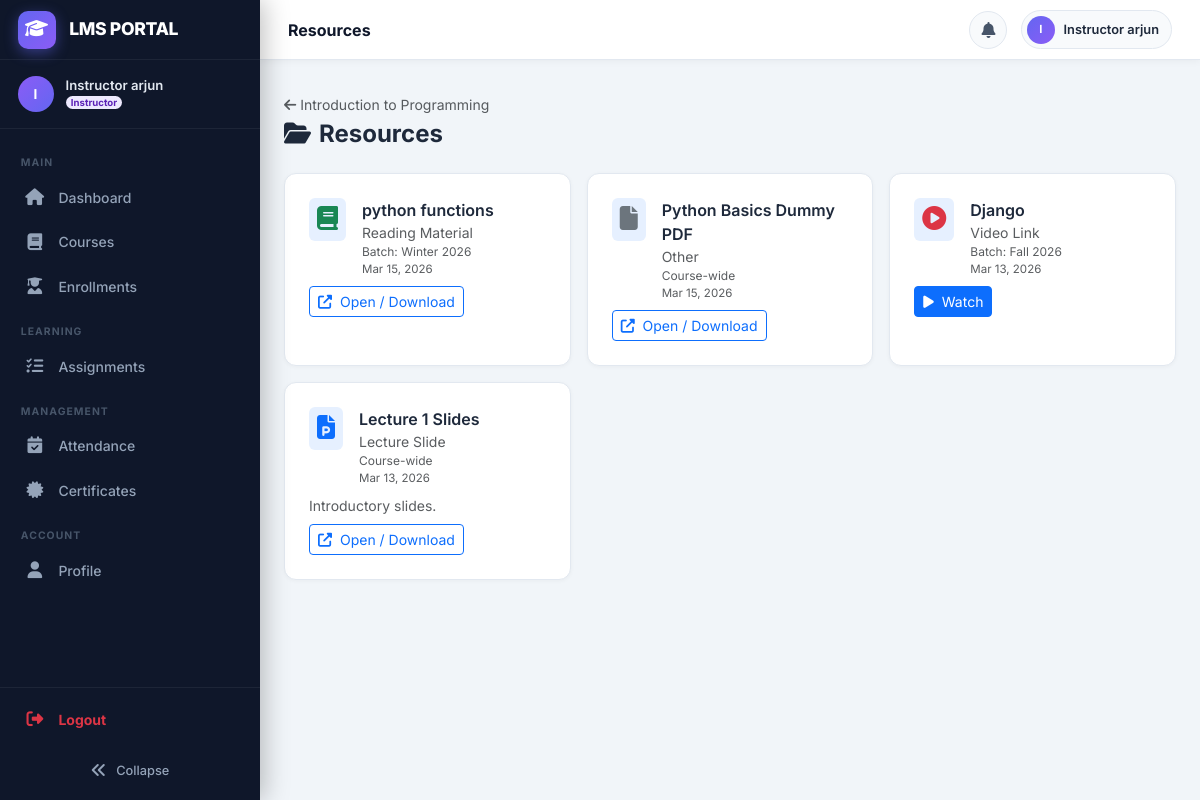
The app's page /resources/course/1/ (signed in), older data.
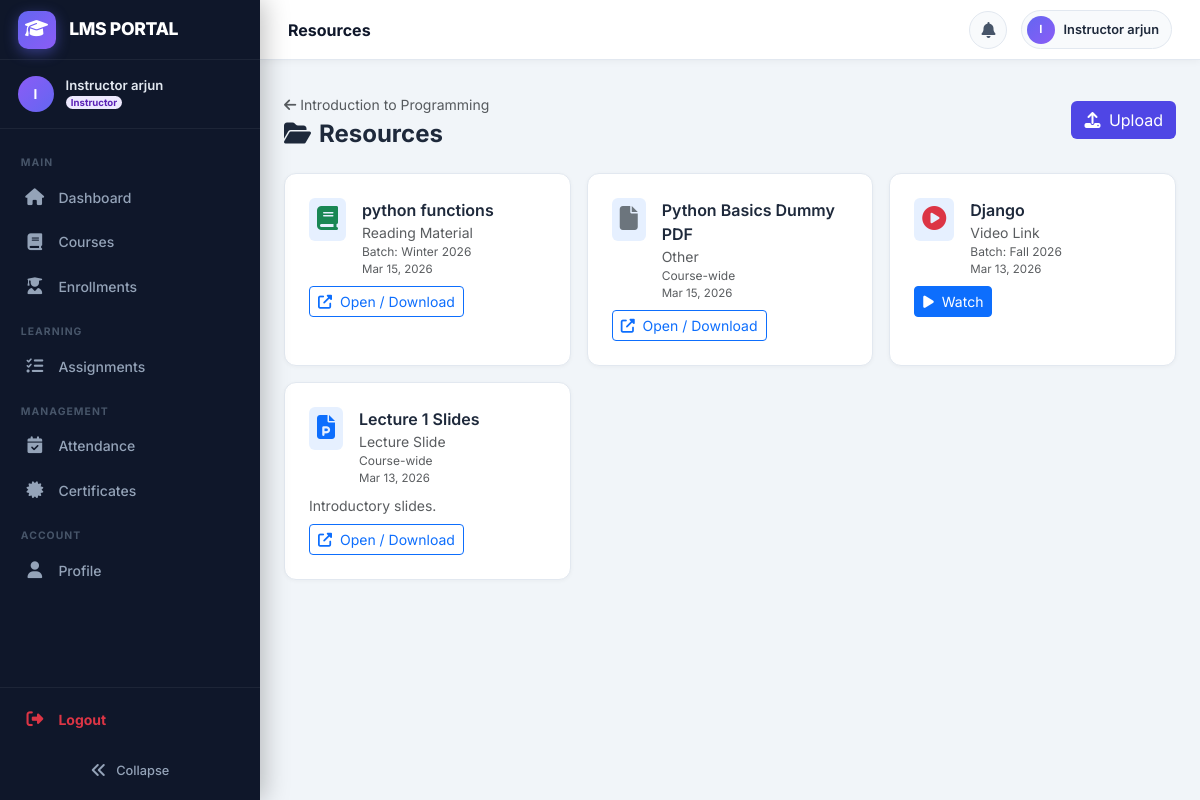
The same page, newer data.
### resources/views.py (the view, shortened to what this page needs)
# urls.py: path('course/<int:course_pk>/', views.resource_list, name='list'),
@login_required
def resource_list(request, course_pk):
    course = get_object_or_404(Course, pk=course_pk)
    resources = FileResource.objects.filter(course=course, is_visible=True)
    viewed_ids = []
    return render(request, 'resources/resource_list.html', {
        'course': course, 'resources': resources, 'viewed_ids': viewed_ids
    })

### resources/models.py (called while the page is built)
    @property
    def download_url(self):
        if self.file:
            return self.file.url
        return self.external_url

### users/models.py (called while the page is built)
    @property
    def is_admin_role(self):
        return self.role == self.Role.ADMIN

    @property
    def is_student(self):
        return self.role == self.Role.STUDENT

### templates/resources/resource_list.html (shortened to what this page needs)
{% extends 'base.html' %}
{% block content %}
<div class="d-flex justify-content-between align-items-center mb-4">
  <div>
    <a href="{% url 'courses:detail' course.pk %}" class="text-muted small text-decoration-none">
      <i class="fas fa-arrow-left me-1"></i>{{ course.title }}
    </a>
    <h4 class="fw-bold mb-0 mt-1"><i class="fas fa-folder-open me-2"></i>Resources</h4>
  </div>
  {% if user == course.instructor or user.is_admin_role or user.is_superuser or is_group_instructor %}
  <a href="{% url 'resources:upload' course.pk %}" class="btn" style="background:#4f46e5;color:#fff;">
    <i class="fas fa-upload me-1"></i> Upload
  </a>
  {% endif %}
</div>
<div class="row g-3">
  {% for resource in resources %}
  <div class="col-md-6 col-xl-4">
    <div class="page-card h-100">
      <div class="d-flex align-items-start gap-3">
        <div class="rounded-2 p-2 bg-primary bg-opacity-10">
          {% if resource.resource_type == 'lecture' %}<i class="fas fa-file-powerpoint text-primary fs-4"></i>
          {% elif resource.resource_type == 'assignment' %}<i class="fas fa-file-contract text-warning fs-4"></i>
          {% elif resource.resource_type == 'reading' %}<i class="fas fa-book text-success fs-4"></i>
          {% elif resource.resource_type == 'video' %}<i class="fas fa-play-circle text-danger fs-4"></i>
          {% else %}<i class="fas fa-file text-secondary fs-4"></i>{% endif %}
        </div>
        <div class="flex-grow-1 min-w-0">
          <div class="fw-semibold">{{ resource.title }}</div>
          <div class="text-muted small">{{ resource.get_resource_type_display }}</div>
          {% if resource.batch %}
            <div class="text-muted" style="font-size:.75rem;">Batch: {{ resource.batch.name }}</div>
          {% endif %}
          {% if not resource.batch and not resource.group %}
            <div class="text-muted" style="font-size:.75rem;">Course-wide</div>
          {% endif %}
          <div class="text-muted" style="font-size:.72rem;">{{ resource.created_at|date:"M d, Y" }}</div>
        </div>
      </div>
      {% if resource.description %}
      <p class="text-muted small mt-2 mb-2">{{ resource.description|truncatewords:15 }}</p>
      {% endif %}
      <div class="d-flex gap-2 mt-2 align-items-center">
        {% if resource.resource_type == 'video' %}
        <a href="{% url 'resources:play' resource.pk %}" class="btn btn-sm btn-primary">
          <i class="fas fa-play me-1"></i> Watch
        </a>
        {% elif resource.download_url %}
        <a href="{% url 'resources:view_track' resource.pk %}" class="btn btn-sm btn-outline-primary" target="_blank">
          <i class="fas fa-external-link-alt me-1"></i> Open / Download
        </a>
        {% endif %}
      </div>
    </div>
  </div>
  {% empty %}
  <div class="col-12 text-center py-5 text-muted">
    <i class="fas fa-folder fs-1"></i>
    <p class="mt-2">No resources uploaded yet.</p>
  </div>
  {% endfor %}
</div>
{% endblock %}

Row changes from the older to the newer data that the page shows:
changed Course "Introduction to Programming": instructor_id 2 → 19 (drawn)
Text that changed along with them:
text now shown: "Upload"
